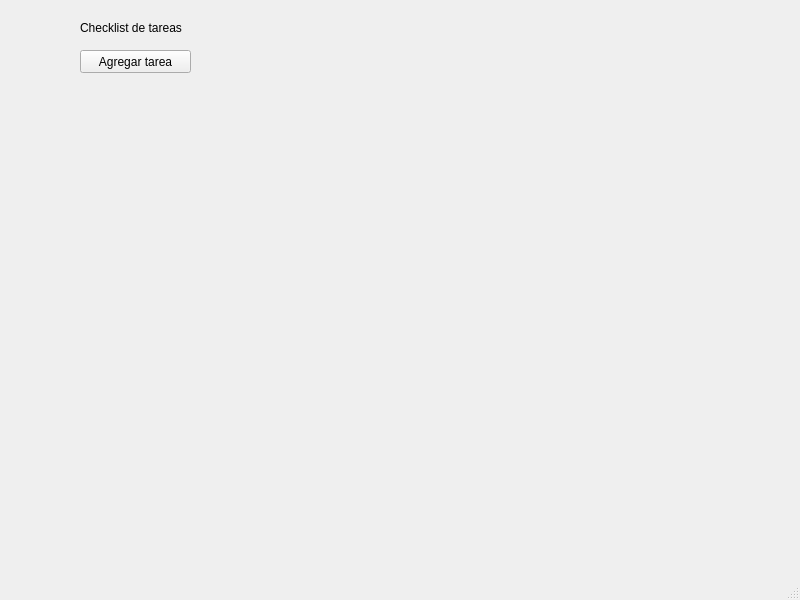
<?xml version="1.0" encoding="UTF-8"?>
<ui version="4.0">
 <class>MainWindow</class>
 <widget class="QMainWindow" name="MainWindow">
  <property name="geometry">
   <rect>
    <x>0</x>
    <y>0</y>
    <width>800</width>
    <height>600</height>
   </rect>
  </property>
  <property name="windowTitle">
   <string>MainWindow</string>
  </property>
  <widget class="QWidget" name="centralwidget">
   <widget class="QLabel" name="statusLabel">
    <property name="geometry">
     <rect>
      <x>80</x>
      <y>20</y>
      <width>131</width>
      <height>16</height>
     </rect>
    </property>
    <property name="text">
     <string>Checklist de tareas</string>
    </property>
   </widget>
   <widget class="QPushButton" name="addTaskButton">
    <property name="geometry">
     <rect>
      <x>80</x>
      <y>50</y>
      <width>111</width>
      <height>23</height>
     </rect>
    </property>
    <property name="text">
     <string>Agregar tarea</string>
    </property>
   </widget>
   <widget class="QWidget" name="verticalLayoutWidget">
    <property name="geometry">
     <rect>
      <x>80</x>
      <y>90</y>
      <width>160</width>
      <height>80</height>
     </rect>
    </property>
    <layout class="QVBoxLayout" name="tasksLayout"/>
   </widget>
  </widget>
  <widget class="QMenuBar" name="menubar">
   <property name="geometry">
    <rect>
     <x>0</x>
     <y>0</y>
     <width>800</width>
     <height>21</height>
    </rect>
   </property>
  </widget>
  <widget class="QStatusBar" name="statusbar"/>
 </widget>
 <resources/>
 <connections/>
</ui>
